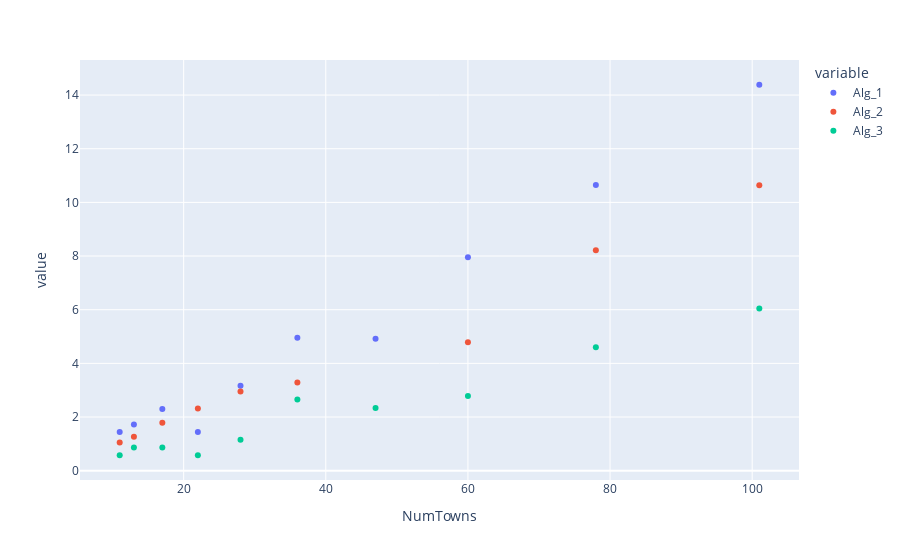

Notebook code cell kept with this figure:
### Markdown cell above
### Regret for Discrete Distribution of Demands

### Code cell
data_dict_1 = {'NumTowns':[],'Alg_1':[],'Alg_3':[], 'Alg_2':[]}

for n in np.logspace(1,2,10).astype(int):
    n+=1
    for i in range(num_iterations):
        data_dict_1['NumTowns'].append(n)
        town_demands, town_expected_demands = make_demands_discrete_distribution(n)
        budget = np.sum(town_expected_demands)

        opt = objective(town_demands, waterfilling(town_demands,budget))
        for j in range(3):
            if j==0:
                data_dict_1['Alg_1'].append(opt - objective(town_demands, waterfilling(town_expected_demands,budget)))
            if j==1:
                 data_dict_1['Alg_2'].append(opt - objective(town_demands, waterfilling_bayes_opt(town_demands,budget)))
            if j==2:
                data_dict_1['Alg_3'].append(opt - objective(town_demands, waterfilling_dynamic(town_expected_demands,town_demands,budget)))
df_uniform = pd.DataFrame(data_dict_1).melt(id_vars="NumTowns")
fig = px.scatter(df_uniform, x="NumTowns", y="value", color='variable')
fig.show()

### Figure 1 — Plotly figure (JSON) as saved in the notebook; plotly's stock layout.template omitted (floating-point values rounded to 4 significant figures)
{"data": [{"hoverlabel": {"namelength": 0}, "hovertemplate": "variable=Alg_1<br>NumTowns=%{x}<br>value=%{y}", "legendgroup": "Alg_1", "marker": {"color": "#636efa", "symbol": "circle"}, "mode": "markers", "name": "Alg_1", "showlegend": true, "type": "scatter", "x": [11, 13, 17, 22, 28, 36, 47, 60, 78, 101], "xaxis": "x", "y": [1.438, 1.726, 2.301, 1.438, 3.165, 4.959, 4.921, 7.958, 10.64, 14.38], "yaxis": "y"}, {"hoverlabel": {"namelength": 0}, "hovertemplate": "variable=Alg_2<br>NumTowns=%{x}<br>value=%{y}", "legendgroup": "Alg_2", "marker": {"color": "#EF553B", "symbol": "circle"}, "mode": "markers", "name": "Alg_2", "showlegend": true, "type": "scatter", "x": [11, 13, 17, 22, 28, 36, 47, 60, 78, 101], "xaxis": "x", "y": [1.054, 1.264, 1.791, 2.318, 2.95, 3.286, null, 4.786, 8.218, 10.64], "yaxis": "y"}, {"hoverlabel": {"namelength": 0}, "hovertemplate": "variable=Alg_3<br>NumTowns=%{x}<br>value=%{y}", "legendgroup": "Alg_3", "marker": {"color": "#00cc96", "symbol": "circle"}, "mode": "markers", "name": "Alg_3", "showlegend": true, "type": "scatter", "x": [11, 13, 17, 22, 28, 36, 47, 60, 78, 101], "xaxis": "x", "y": [0.5754, 0.863, 0.863, 0.5754, 1.151, 2.658, 2.332, 2.78, 4.603, 6.041], "yaxis": "y"}], "layout": {"legend": {"title": {"text": "variable"}, "tracegroupgap": 0}, "margin": {"t": 60}, "xaxis": {"anchor": "y", "domain": [0, 1], "title": {"text": "NumTowns"}}, "yaxis": {"anchor": "x", "domain": [0, 1], "title": {"text": "value"}}}}
